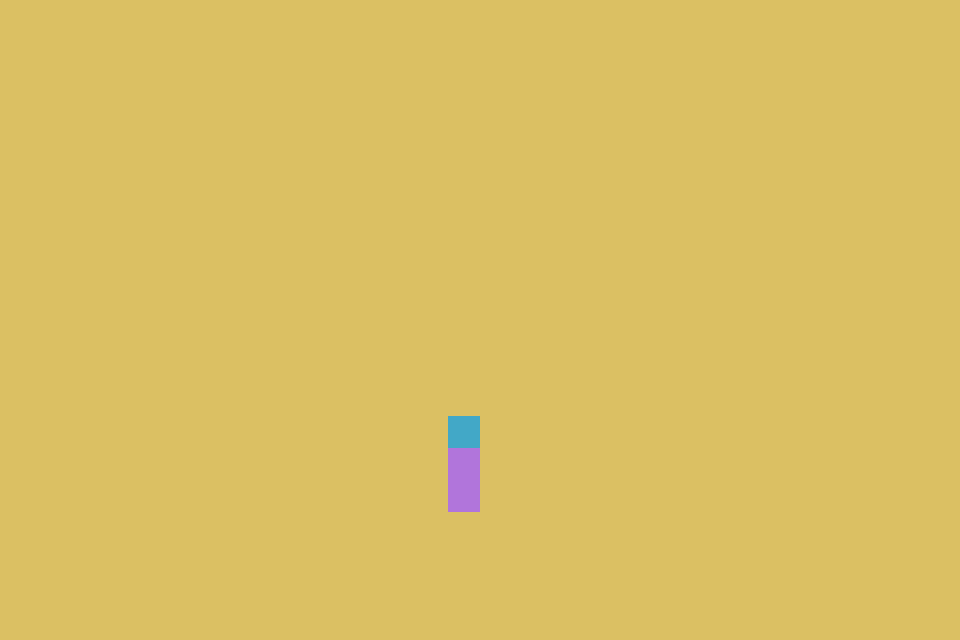

A 2D game scene composited from a Tiled map and its tileset images. What follows is a short description and the map's XML, with every tile layer's data as written:
An orthogonal 30x20 tile map with 32x32 px tiles, 1 tile layer (Kachelebene 1).

<map version="1.10" tiledversion="1.11.2" orientation="orthogonal" renderorder="right-down" width="30" height="20" tilewidth="32" tileheight="32" infinite="0" nextlayerid="2" nextobjectid="1">
 <tileset firstgid="1" source="tilemap.tsx" />
 <layer id="1" name="Kachelebene 1" width="30" height="20">
  <data encoding="csv">
6,6,6,6,6,6,6,6,6,6,6,6,6,6,6,6,6,6,6,6,6,6,6,6,6,6,6,6,6,6,
6,6,6,6,6,6,6,6,6,6,6,6,6,6,6,6,6,6,6,6,6,6,6,6,6,6,6,6,6,6,
6,6,6,6,6,6,6,6,6,6,6,6,6,6,6,6,6,6,6,6,6,6,6,6,6,6,6,6,6,6,
6,6,6,6,6,6,6,6,6,6,6,6,6,6,6,6,6,6,6,6,6,6,6,6,6,6,6,6,6,6,
6,6,6,6,6,6,6,6,6,6,6,6,6,6,6,6,6,6,6,6,6,6,6,6,6,6,6,6,6,6,
6,6,6,6,6,6,6,6,6,6,6,6,6,6,6,6,6,6,6,6,6,6,6,6,6,6,6,6,6,6,
6,6,6,6,6,6,6,6,6,6,6,6,6,6,6,6,6,6,6,6,6,6,6,6,6,6,6,6,6,6,
6,6,6,6,6,6,6,6,6,6,6,6,6,6,6,6,6,6,6,6,6,6,6,6,6,6,6,6,6,6,
6,6,6,6,6,6,6,6,6,6,6,6,6,6,6,6,6,6,6,6,6,6,6,6,6,6,6,6,6,6,
6,6,6,6,6,6,6,6,6,6,6,6,6,6,6,6,6,6,6,6,6,6,6,6,6,6,6,6,6,6,
6,6,6,6,6,6,6,6,6,6,6,6,6,6,6,6,6,6,6,6,6,6,6,6,6,6,6,6,6,6,
6,6,6,6,6,6,6,6,6,6,6,6,6,6,6,6,6,6,6,6,6,6,6,6,6,6,6,6,6,6,
6,6,6,6,6,6,6,6,6,6,6,6,6,6,6,6,6,6,6,6,6,6,6,6,6,6,6,6,6,6,
6,6,6,6,6,6,6,6,6,6,6,6,6,6,1,6,6,6,6,6,6,6,6,6,6,6,6,6,6,6,
6,6,6,6,6,6,6,6,6,6,6,6,6,6,3,6,6,6,6,6,6,6,6,6,6,6,6,6,6,6,
6,6,6,6,6,6,6,6,6,6,6,6,6,6,3,6,6,6,6,6,6,6,6,6,6,6,6,6,6,6,
6,6,6,6,6,6,6,6,6,6,6,6,6,6,6,6,6,6,6,6,6,6,6,6,6,6,6,6,6,6,
6,6,6,6,6,6,6,6,6,6,6,6,6,6,6,6,6,6,6,6,6,6,6,6,6,6,6,6,6,6,
6,6,6,6,6,6,6,6,6,6,6,6,6,6,6,6,6,6,6,6,6,6,6,6,6,6,6,6,6,6,
6,6,6,6,6,6,6,6,6,6,6,6,6,6,6,6,6,6,6,6,6,6,6,6,6,6,6,6,6,6
</data>
 </layer>
</map>
